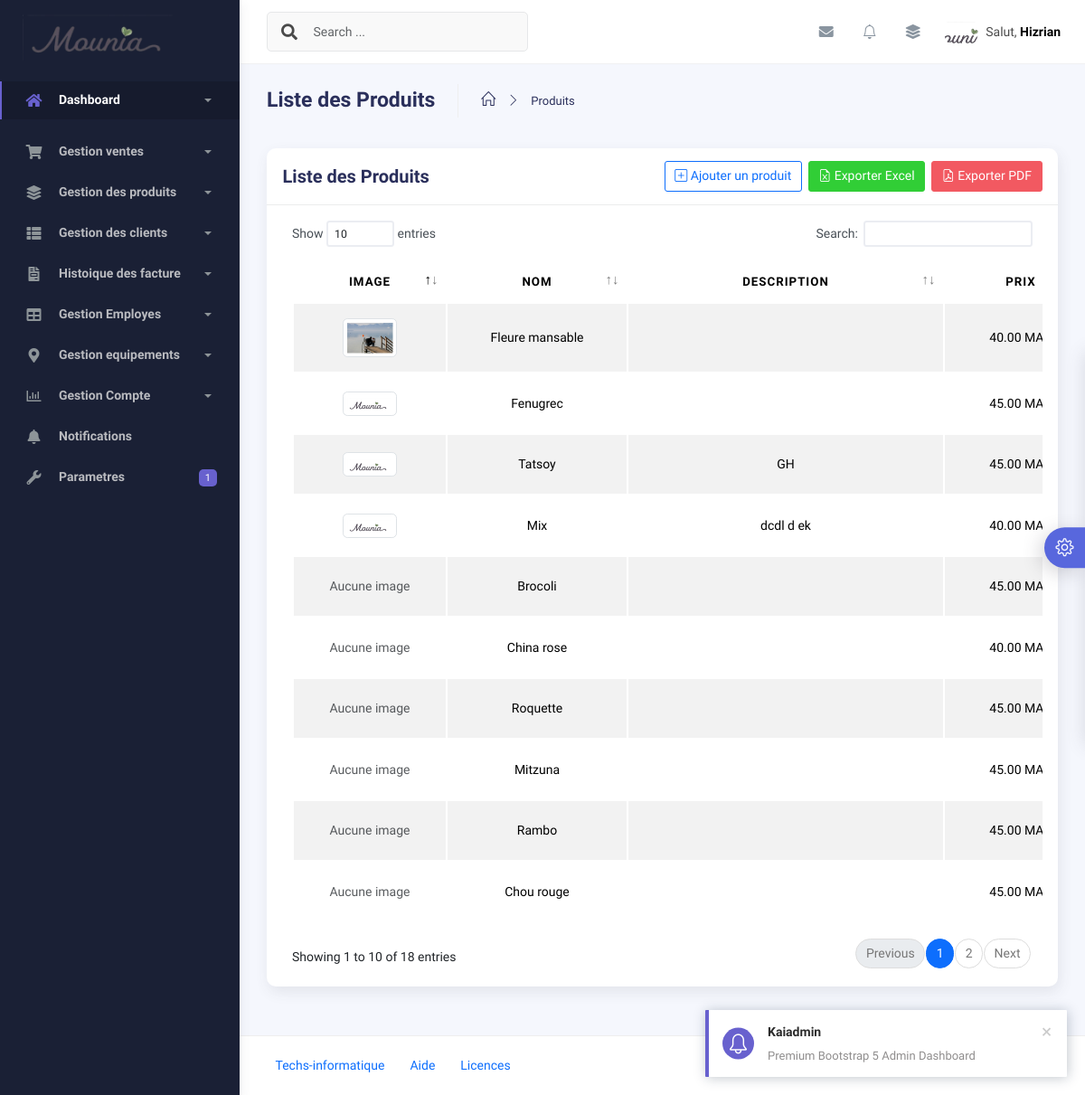
Page /produits/ on the committed database.
### application/models.py (models this page shows, shortened)
class ParametresMounia(models.Model):
    nom_hotel = models.CharField(max_length=100, default="Mon app")
    adresse = models.TextField(default="Adresse par défaut")
    email_contact = models.EmailField(default="contact@mounia.com")
    telephone_contact = models.CharField(max_length=20, default="+123456789")
    politique_annulation = models.TextField(
        default="Annulation gratuite jusqu'à 48h avant l'arrivée.",
        help_text="Texte explicatif pour les annulations"
    )
    logo = models.ImageField(upload_to='hotel_logos/', blank=True, null=True)  # Optionnel
    class Meta:
        verbose_name_plural = "Paramètres de mounia"  # Nom correct dans l'admin Django

class Produit(models.Model):
    nom = models.CharField(max_length=100, unique=True)
    description = models.TextField(blank=True, null=True)
    prix = models.DecimalField(max_digits=10, decimal_places=2)
    image = models.ImageField(upload_to="produits/", blank=True, null=True)
    date_ajout = models.DateTimeField(auto_now_add=True)
    actif = models.BooleanField(default=True, verbose_name="Produit actif")
    class Meta:
        ordering = ["-date_ajout"]
        verbose_name = "Produit"
        verbose_name_plural = "Produits"

### application/views.py (the view)
# urls.py: path('produits/', views.produit_list, name='liste_produits'),
def produit_list(request):
    produits = Produit.objects.all()
    return render(request, "produits/produit_list.html", {"produits": produits})

### application/context_processors.py (called while the page is built)
def parametres_mounia(request):
    return {
        'parametres': ParametresMounia.objects.first() or None
    }

### templates/produits/produit_list.html (shortened to what this page needs)
{% extends "base.html" %} {% load static %} {% block content %}
<div class="container">
  <div class="page-inner">
    <div class="page-header">
      <h3 class="fw-bold mb-3">Liste des Produits</h3>
      <ul class="breadcrumbs mb-3">
        <li class="nav-home">
          <a href="{% url 'home' %}">
            <i class="icon-home"></i>
          </a>
        </li>
        <li class="separator">
          <i class="icon-arrow-right"></i>
        </li>
        <li class="nav-item">
          <a href="{% url 'liste_produits' %}">Produits</a>
        </li>
      </ul>
    </div>
    <div class="row">
      <div class="col-md-12">
        <div class="card">
          <div class="card-header">
            <div class="d-flex align-items-center">
              <h4 class="card-title">Liste des Produits</h4>
              <a
                href="{% url 'ajouter_produit' %}"
                class="btn btn-outline-primary ms-auto me-2"
              >
                <i class="bi bi-plus-square"></i> Ajouter un produit
              </a>
              <a
                href="{% url 'exporter_produits_excel' %}"
                class="btn btn-success me-2"
              >
                <i class="bi bi-file-earmark-excel"></i> Exporter Excel
              </a>
              <a
                href="{% url 'exporter_produits_pdf' %}"
                class="btn btn-danger"
              >
                <i class="bi bi-file-earmark-pdf"></i> Exporter PDF
              </a>
            </div>
          </div>
          <div class="card-body">
            <div class="table-responsive">
              <table
                id="produits-table"
                class="display table table-striped table-hover"
              >
                <thead>
                  <tr>
                    <th style="width: 120px">Image</th>
                    <th style="width: 150px">Nom</th>
                    <th style="width: 300px">Description</th>
                    <th style="width: 120px">Prix</th>
                  </tr>
                </thead>
                <tbody>
                  {% for produit in produits %}
                  <tr>
                    <td>
                      {% if produit.image %}
                      <img
                        src="{{ produit.image.url }}"
                        alt="{{ produit.nom }}"
                        width="60"
                        class="img-thumbnail"
                      />
                      {% else %}
                      <span class="text-muted">Aucune image</span>
                      {% endif %}
                    </td>
                    <td>{{ produit.nom }}</td>
                    <td>{{ produit.description|truncatechars:50 }}</td>
                    <td>{{ produit.prix }} MAD</td>
                  </tr>
                  {% endfor %}
                </tbody>
              </table>
            </div>
          </div>
        </div>
      </div>
    </div>
  </div>
</div>
{% endblock content %}

### templates/base.html (shortened to what this page needs)
{% load static %}
<!DOCTYPE html>
<html lang="fr">
  <head>
    <link href="https://cdn.jsdelivr.net/npm/bootstrap@5.3.0/dist/css/bootstrap.min.css" rel="stylesheet">
    <link href="https://cdn.jsdelivr.net/npm/bootstrap-icons@1.10.0/font/bootstrap-icons.css" rel="stylesheet">
    <link href="https://cdnjs.cloudflare.com/ajax/libs/font-awesome/5.15.4/css/all.min.css" rel="stylesheet">
    <link href="https://cdn.jsdelivr.net/npm/@fullcalendar/core/main.css" rel="stylesheet">
    <link href="https://cdn.jsdelivr.net/npm/@fullcalendar/daygrid/main.css" rel="stylesheet">
    <link href="https://cdn.jsdelivr.net/npm/@fullcalendar/timegrid/main.css" rel="stylesheet">
<link href="https://cdn.jsdelivr.net/npm/bootstrap@5.3.0/dist/css/bootstrap.min.css" rel="stylesheet">
<link href="https://cdn.jsdelivr.net/npm/bootstrap-icons/font/bootstrap-icons.css" rel="stylesheet">
<link rel="stylesheet" href="{% static 'assets/css/notifications.css' %}">
    <link rel="stylesheet" href="{% static 'assets/css/bootstrap.min.css' %}" />
    <link rel="stylesheet" href="{% static 'assets/css/plugins.min.css' %}" />
    <link rel="stylesheet" href="{% static 'assets/css/kaiadmin.min.css' %}" />
    <link rel="stylesheet" href="{% static 'assets/css/demo.css' %}" />
  </head>
  <body>
    <div class="wrapper">
      <div class="sidebar" data-background-color="dark">
        <div class="sidebar-logo">
<div class="logo-header" data-background-color="dark">
  <a href="{% url 'home' %}" class="logo">
    {% if parametres.logo %}
      <img src="{{ parametres.logo.url }}"
           alt="{{ parametres.nom_hotel }}"
           class="navbar-brand custom-logo"
           style="max-height: 100px; width: auto; max-width: 180px;">
    {% else %}
      <img src="{% static 'assets/img/kaiadmin/logo_light.svg' %}"
           alt="Logo par défaut"
           class="navbar-brand custom-logo"
           style="max-height: 60px; width: auto; max-width: 180px;">
    {% endif %}
  </a>
</div>
        </div>
        <div class="sidebar-wrapper scrollbar scrollbar-inner">
          <div class="sidebar-content">
            <ul class="nav nav-secondary">
              <li class="nav-item active">
                <a
                  data-bs-toggle="collapse"
                  href="{% url 'home'%}"
                  class="collapsed"
                  aria-expanded="false"
                >
                  <i class="fas fa-home"></i>
                  <p>Dashboard</p>
                  <span class="caret"></span>
                </a>
              </li>
                <li class="nav-item">
                <a data-bs-toggle="collapse" href="#submenu">
                  <i class="fas fa-shopping-cart"></i>
                  <p>Gestion ventes </p>
                  <span class="caret"></span>
                </a>
              </li>
              <li class="nav-item">
                <a data-bs-toggle="collapse" href="#base">
                  <i class="fas fa-layer-group"></i>
                  <p>Gestion des produits</p>
                  <span class="caret"></span>
                </a>
              </li>
              <li class="nav-item">
                <a data-bs-toggle="collapse" href="#sidebarLayouts">
                  <i class="fas fa-th-list"></i>
                  <p>Gestion des clients</p>
                  <span class="caret"></span>
                </a>
              <li class="nav-item">
                <a data-bs-toggle="collapse" href="#forms">
                  <i class="fas fa-file-invoice"></i>
                  <p>Histoique des facture </p>
                  <span class="caret"></span>
                </a>
              </li>
              <li class="nav-item">
                <a data-bs-toggle="collapse" href="#tables">
                  <i class="fas fa-table"></i>
                  <p>Gestion Employes</p>
                  <span class="caret"></span>
                </a>
              </li>
              <li class="nav-item">
                <a data-bs-toggle="collapse" href="#maps">
                  <i class="fas fa-map-marker-alt"></i>
                  <p>Gestion equipements</p>
                  <span class="caret"></span>
                </a>
              </li>
              <li class="nav-item">
                <a data-bs-toggle="collapse" href="#">
                  <i class="far fa-chart-bar"></i>
                  <p>Gestion  Compte</p>
                  <span class="caret"></span>
                </a>
              </li>
            <li class="nav-item dropdown dropdown-notifications">
    <a class="nav-link" href="#" data-bs-toggle="dropdown">
        <i class="fas fa-bell"></i>
        <p>Notifications</p>
    </a>
</li>
              <li class="nav-item">
                <a href="{% url 'parametres_app' %}">
                  <i class="fas fa-wrench"></i>
                  <p>Parametres</p>
                  <span class="badge badge-secondary">1</span>
                </a>
              </li>
            </ul>
          </div>
        </div>
      </div>
      <div class="main-panel">
        <div class="main-header">
          <nav
            class="navbar navbar-header navbar-header-transparent navbar-expand-lg border-bottom"
          >
            <div class="container-fluid">
              <nav
                class="navbar navbar-header-left navbar-expand-lg navbar-form nav-search p-0 d-none d-lg-flex"
              >
                <div class="input-group">
                  <div class="input-group-prepend">
                    <button type="submit" class="btn btn-search pe-1">
                      <i class="fa fa-search search-icon"></i>
                    </button>
                  </div>
                  <input
                    type="text"
                    placeholder="Search ..."
                    class="form-control"
                  />
                </div>
              </nav>
              <ul class="navbar-nav topbar-nav ms-md-auto align-items-center">
                <li class="nav-item topbar-icon dropdown hidden-caret">
                  <a
                    class="nav-link dropdown-toggle"
                    href="#"
                    id="messageDropdown"
                    role="button"
                    data-bs-toggle="dropdown"
                    aria-haspopup="true"
                    aria-expanded="false"
                  >
                    <i class="fa fa-envelope"></i>
                  </a>
                </li>
<li class="nav-item dropdown dropdown-notifications">
    <a class="nav-link nav-icon" href="#" data-bs-toggle="dropdown">
        <i class="bi bi-bell"></i>
    </a>
</li>
<div id="toast-container" class="toast-container position-fixed top-0 end-0 p-3" style="z-index: 9999;"></div>
                <li class="nav-item topbar-icon dropdown hidden-caret">
                  <a
                    class="nav-link"
                    data-bs-toggle="dropdown"
                    href="#"
                    aria-expanded="false"
                  >
                    <i class="fas fa-layer-group"></i>
                  </a>
                </li>
                <li class="nav-item topbar-user dropdown hidden-caret">
                    <a
                      class="dropdown-toggle profile-pic"
                      data-bs-toggle="dropdown"
                      href="#"
                      aria-expanded="false"
                    >
                      <div class="avatar-sm">
                        <img
                          src="{% static 'assets/img/MOUNIA_LOGO.png' %}"
                          alt="..."
                          class="avatar-img rounded-circle"
                        />
                      </div>
                      <span class="profile-username">
                        <span class="op-7">Salut,</span>
                        <span class="fw-bold">Hizrian</span>
                      </span>
                    </a>
                  </li>
                  </ul>
                  </div>
                  </nav>
                  </div>
                  {% block content %} {% endblock content %}
                  <footer class="footer">
                    <div class="container-fluid d-flex justify-content-between">
                      <nav class="pull-left">
                        <ul class="nav">
                          <li class="nav-item">
                            <a class="nav-link" href="https://techsinformatique.com">
                              Techs-informatique
                            </a>
                          </li>
                          <li class="nav-item">
                            <a class="nav-link" href="#"> Aide </a>
                          </li>
                          <li class="nav-item">
                            <a class="nav-link" href="#"> Licences </a>
                          </li>
                        </ul>
                      </nav>
                      <div class="copyright">
                        <a href="">Techs-informatique</a>
                      </div>
                    </div>
                  </footer>
                  </div>
                  <div class="custom-template">
                    <div class="custom-toggle">
                      <i class="icon-settings"></i>
                    </div>
                  </div>
                  </body>
                  </html>

### static/assets/css/demo.css (style rules this page uses)
.custom-template { position: fixed; top: 50%; transform: translateY(-50%); right: -325px; width: 325px; height: max-content; display: block; z-index: 1; background: #ffffff; transition: all .3s; z-index: 1003; box-shadow: -1px 1px 20px rgba(69, 65, 78, 0.15); border-top-left-radius: 5px; border-bottom-left-radius: 5px; transition: all .5s; }
.custom-template .custom-toggle { position: absolute; width: 45px; height: 45px; background: #5867dd; top: 50%; left: -45px; transform: translateY(-50%); display: flex; align-items: center; justify-content: center; text-align: center; border-top-left-radius: 30px; border-bottom-left-radius: 30px; cursor: pointer; color: #ffffff; box-shadow: -5px 5px 20px rgba(69, 65, 78, 0.21); }
.custom-template .custom-toggle i { font-size: 20px; animation: 1.3s spin linear infinite; }

### templates/produits/produit_list.html (style rules this page uses)
.table-responsive { overflow-x: hidden; }
table { width: 100%; table-layout: fixed; white-space: nowrap; }
th, td { text-align: center; overflow: hidden; text-overflow: ellipsis; }
.btn { padding: 0.375rem 0.75rem; }

### rows in the picture
ParametresMounia: logo (picture)
Produit: image (picture), nom "Fleure mansable", prix "40.00"
Produit: image (picture), nom "Fenugrec", prix "45.00"
Produit: image "Aucune image", nom "Brocoli", prix "45.00"
Produit: image "Aucune image", nom "China rose", prix "40.00"
Produit: image "Aucune image", nom "Roquette", prix "45.00"
Produit: image "Aucune image", nom "Mitzuna", prix "45.00"
Produit: image "Aucune image", nom "Rambo", prix "45.00"
Produit: image "Aucune image", nom "Chou rouge", prix "45.00"
Produit: image (picture), nom "Tatsoy", description "GH", prix "45.00"
Produit: image (picture), nom "Mix", description "dcdl d ek", prix "40.00"
